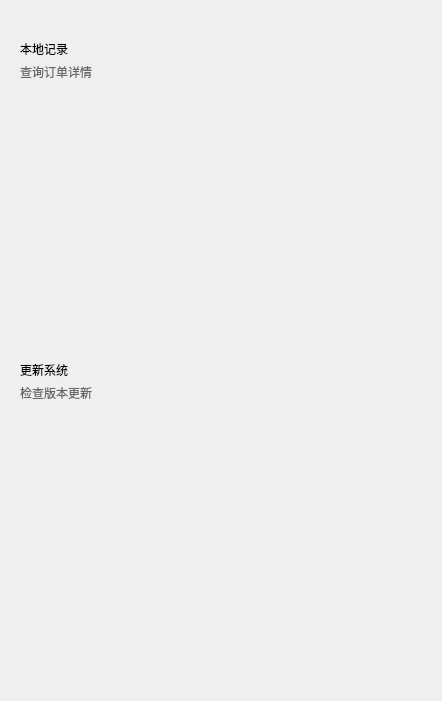
                        <widget class="QWidget" name="widget_68" native="true">
                         <layout class="QVBoxLayout" name="verticalLayout_27">
                          <property name="spacing">
                           <number>57</number>
                          </property>
                          <property name="leftMargin">
                           <number>0</number>
                          </property>
                          <property name="topMargin">
                           <number>0</number>
                          </property>
                          <property name="rightMargin">
                           <number>0</number>
                          </property>
                          <property name="bottomMargin">
                           <number>0</number>
                          </property>
                          <item>
                           <widget class="QWidget" name="wbtn_setting_loacl_record" native="true">
                            <property name="minimumSize">
                             <size>
                              <width>442</width>
                              <height>264</height>
                             </size>
                            </property>
                            <property name="maximumSize">
                             <size>
                              <width>442</width>
                              <height>264</height>
                             </size>
                            </property>
                            <property name="styleSheet">
                             <string notr="true">QWidget#wbtn_setting_loacl_record{
	border-image: url(:/icon/background_setting_loacl_record.png);
}</string>
                            </property>
                            <layout class="QHBoxLayout" name="horizontalLayout_71">
                             <property name="spacing">
                              <number>0</number>
                             </property>
                             <property name="leftMargin">
                              <number>0</number>
                             </property>
                             <property name="topMargin">
                              <number>0</number>
                             </property>
                             <property name="rightMargin">
                              <number>0</number>
                             </property>
                             <property name="bottomMargin">
                              <number>0</number>
                             </property>
                             <item>
                              <widget class="QWidget" name="widget_71" native="true">
                               <layout class="QVBoxLayout" name="verticalLayout_30">
                                <property name="spacing">
                                 <number>5</number>
                                </property>
                                <property name="leftMargin">
                                 <number>20</number>
                                </property>
                                <property name="topMargin">
                                 <number>40</number>
                                </property>
                                <property name="rightMargin">
                                 <number>0</number>
                                </property>
                                <property name="bottomMargin">
                                 <number>0</number>
                                </property>
                                <item>
                                 <widget class="QLabel" name="label_21">
                                  <property name="text">
                                   <string>本地记录</string>
                                  </property>
                                 </widget>
                                </item>
                                <item>
                                 <widget class="QLabel" name="label_22">
                                  <property name="styleSheet">
                                   <string notr="true">color:rgba(102, 102, 102, 1);</string>
                                  </property>
                                  <property name="text">
                                   <string>查询订单详情</string>
                                  </property>
                                 </widget>
                                </item>
                                <item>
                                 <spacer name="verticalSpacer_9">
                                  <property name="orientation">
                                   <enum>Qt::Vertical</enum>
                                  </property>
                                  <property name="sizeHint" stdset="0">
                                   <size>
                                    <width>20</width>
                                    <height>187</height>
                                   </size>
                                  </property>
                                 </spacer>
                                </item>
                               </layout>
                              </widget>
                             </item>
                             <item>
                              <widget class="QWidget" name="widget_72" native="true"/>
                             </item>
                            </layout>
                           </widget>
                          </item>
                          <item>
                           <widget class="QWidget" name="wbtn_setting_update" native="true">
                            <property name="minimumSize">
                             <size>
                              <width>442</width>
                              <height>264</height>
                             </size>
                            </property>
                            <property name="maximumSize">
                             <size>
                              <width>442</width>
                              <height>264</height>
                             </size>
                            </property>
                            <property name="styleSheet">
                             <string notr="true">QWidget#wbtn_setting_update{
	border-image: url(:/icon/background_setting_update.png);
}</string>
                            </property>
                            <layout class="QHBoxLayout" name="horizontalLayout_74">
                             <property name="spacing">
                              <number>0</number>
                             </property>
                             <property name="leftMargin">
                              <number>0</number>
                             </property>
                             <property name="topMargin">
                              <number>0</number>
                             </property>
                             <property name="rightMargin">
                              <number>0</number>
                             </property>
                             <property name="bottomMargin">
                              <number>0</number>
                             </property>
                             <item>
                              <widget class="QWidget" name="widget_77" native="true">
                               <layout class="QVBoxLayout" name="verticalLayout_33">
                                <property name="spacing">
                                 <number>5</number>
                                </property>
                                <property name="leftMargin">
                                 <number>20</number>
                                </property>
                                <property name="topMargin">
                                 <number>40</number>
                                </property>
                                <property name="rightMargin">
                                 <number>0</number>
                                </property>
                                <property name="bottomMargin">
                                 <number>0</number>
                                </property>
                                <item>
                                 <widget class="QLabel" name="label_28">
                                  <property name="text">
                                   <string>更新系统</string>
                                  </property>
                                 </widget>
                                </item>
                                <item>
                                 <widget class="QLabel" name="label_29">
                                  <property name="styleSheet">
                                   <string notr="true">color:rgba(102, 102, 102, 1);</string>
                                  </property>
                                  <property name="text">
                                   <string>检查版本更新</string>
                                  </property>
                                 </widget>
                                </item>
                                <item>
                                 <spacer name="verticalSpacer_12">
                                  <property name="orientation">
                                   <enum>Qt::Vertical</enum>
                                  </property>
                                  <property name="sizeHint" stdset="0">
                                   <size>
                                    <width>20</width>
                                    <height>187</height>
                                   </size>
                                  </property>
                                 </spacer>
                                </item>
                               </layout>
                              </widget>
                             </item>
                             <item>
                              <widget class="QWidget" name="widget_78" native="true"/>
                             </item>
                            </layout>
                           </widget>
                          </item>
                          <item>
                           <spacer name="verticalSpacer_4">
                            <property name="orientation">
                             <enum>Qt::Vertical</enum>
                            </property>
                            <property name="sizeHint" stdset="0">
                             <size>
                              <width>20</width>
                              <height>116</height>
                             </size>
                            </property>
                           </spacer>
                          </item>
                         </layout>
                        </widget>
